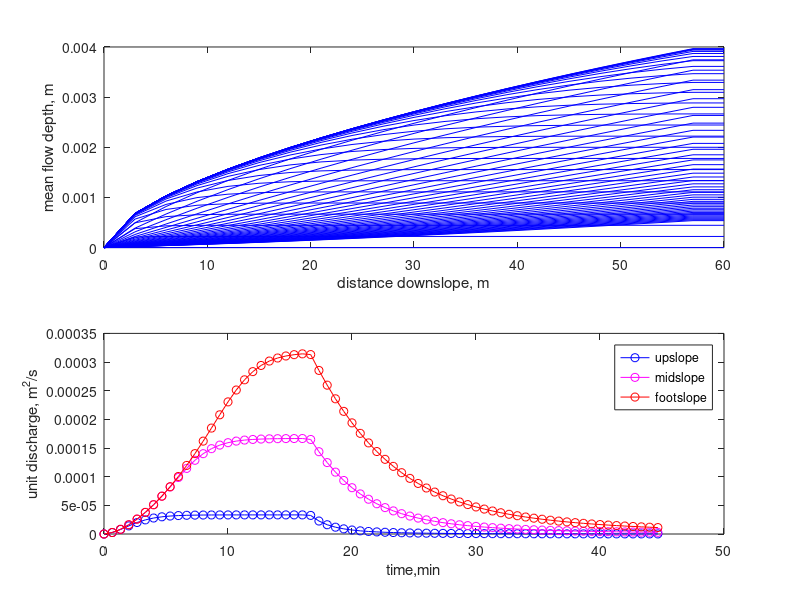

Write the MATLAB code that produced this figure.
% KW_overland_2.m - overland kinematic flow solver
% -------------------------------------------------------------------------
%       P. Moore, 9/2015
%
% A 1D model for overland flow with the kinematic wave approximation.
% Solution uses the MacCormack finite difference scheme as described in
% Huang and Lee, 2013, Journal of Hydrology 489(238-245).
% 
% Can be adapted to arbitrary slope morphology, roughness distribution, and
% storm properties.
% -------------------------------------------------------------------------
close all; clear all;

% ========= generate hillslope geometry ==========
L = 60;                         % m, length
dx = 3;                         % m, spatial step
x = 0:dx:L;
nx = length(x);
theta = 0.1;                    % m/m, slope
z0 = 50;                        % m, summit elevation
dz = dx*theta;
z = z0:-dz:(z0-(nx-1)*dz);

% ======== flow resistance/rating equation =================
mann = 0.1;                     % Manning's n
% below is an anonymous function, called in the for loop that follows
disch = @(H) 1/mann*theta^(1/2)*H^(5/3);

% ======== set up time stepping ===============================
dt = 2;
t = 0:dt:45*60;
nt = length(t);

% ========= input excess rainfall (default or output from Green-Ampt_1.m ==
i = 2/100/(60*60);         % excess rainfall, input as cm/hr [m/s]
I = i.*ones(nt,nx);
I(500:end,:) = 0;

% ========= pre-allocate arrays ============================
q = zeros(nt,nx); h = zeros(nt,nx); dhadj = zeros(1,nx);
dh = zeros(1,nx);

% ========= upslope boundary condition, initial condition ==============
h(1,:) = 0;
h(:,1) = 0;

% ======= main solution loop ==========================================
%
% here, dhadj is an adjustment to the increment in flow depth that helps to
% stabilize the solution. The magnitude of dhadj depends on lambda, which
% is a measure of the celerity of a kinematic wave compared with the
% ratio of discretization parameters dx/dt

for j = 2:nt
    for k = 2:nx-1
        dh(j,k) = dt/dx*(disch(h(j-1,k-1)) - disch(h(j-1,k))) +...
            0.5*(I(j,k)+I(j-1,k))*dt;
        lam(k) = max(0,sqrt(h(j-1,k)*9.81)-(dx/dt));
        dhadj(k) = (dh(j,k)+lam(k)*(dt/dx)*dhadj(k-1))/(1+lam(k)*(dt/dx));
        h(j,k) = h(j-1,k) + dhadj(k);
        q(j,k) = disch(h(j,k));
    end
    h(j,end) = h(j,end-1);        % forces downslope b.c. dh/dx = dq/dx = 0
end

% ========= Vlsualize the result! ========================= 
subplot(2,1,1);
plot(x,h(1:20:end,:),'b-');
xlabel('distance downslope, m'); ylabel('mean flow depth, m');

subplot(2,1,2);
plot(t(1:20:end)./60,q(1:20:end,3),'b-o'); hold on
plot(t(1:20:end)./60,q(1:20:end,ceil(nx/2)),'m-o');
plot(t(1:20:end)./60,q(1:20:end,nx-1),'r-o');
xlabel('time,min'); ylabel('unit discharge, m^2/s');
legend('upslope','midslope','footslope');